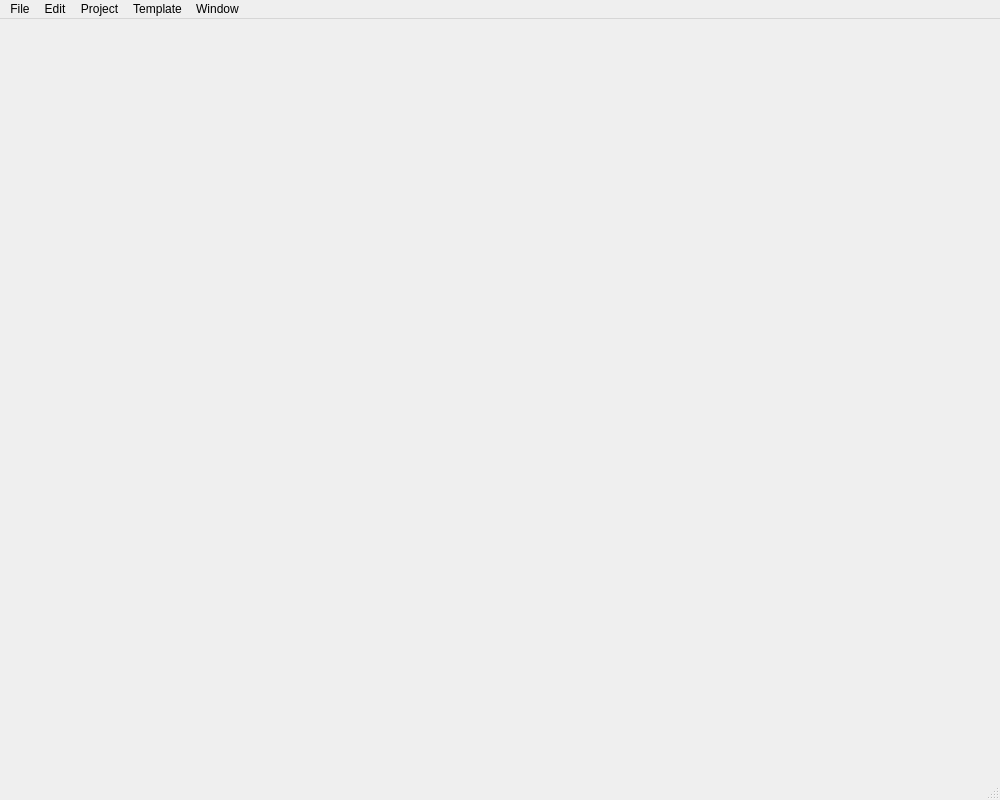
<?xml version="1.0" encoding="UTF-8"?>
<ui version="4.0">
 <class>Mycroft</class>
 <widget class="QMainWindow" name="Mycroft">
  <property name="geometry">
   <rect>
    <x>0</x>
    <y>0</y>
    <width>1000</width>
    <height>800</height>
   </rect>
  </property>
  <property name="minimumSize">
   <size>
    <width>400</width>
    <height>200</height>
   </size>
  </property>
  <property name="windowTitle">
   <string>Mycroft</string>
  </property>
  <widget class="QWidget" name="main_editor">
   <layout class="QVBoxLayout" name="windowlayout">
    <property name="spacing">
     <number>0</number>
    </property>
    <property name="leftMargin">
     <number>0</number>
    </property>
    <property name="topMargin">
     <number>0</number>
    </property>
    <property name="rightMargin">
     <number>0</number>
    </property>
    <property name="bottomMargin">
     <number>0</number>
    </property>
   </layout>
  </widget>
  <widget class="QMenuBar" name="menubar">
   <property name="geometry">
    <rect>
     <x>0</x>
     <y>0</y>
     <width>1000</width>
     <height>23</height>
    </rect>
   </property>
   <widget class="QMenu" name="menu_file">
    <property name="title">
     <string>File</string>
    </property>
    <addaction name="action_file_open"/>
    <addaction name="separator"/>
    <addaction name="action_file_exit"/>
   </widget>
   <widget class="QMenu" name="menu_edit">
    <property name="title">
     <string>Edit</string>
    </property>
    <addaction name="action_undo"/>
    <addaction name="action_redo"/>
    <addaction name="separator"/>
    <addaction name="action_cut"/>
    <addaction name="action_copy"/>
    <addaction name="action_paste"/>
    <addaction name="action_delete"/>
    <addaction name="separator"/>
    <addaction name="action_selectall"/>
   </widget>
   <widget class="QMenu" name="menu_template">
    <property name="title">
     <string>Project</string>
    </property>
    <addaction name="action_open"/>
    <addaction name="actionOpen_2"/>
   </widget>
   <widget class="QMenu" name="menu_tools">
    <property name="title">
     <string>Template</string>
    </property>
    <addaction name="separator"/>
    <addaction name="action_find"/>
   </widget>
   <widget class="QMenu" name="menu_window">
    <property name="title">
     <string>Window</string>
    </property>
   </widget>
   <addaction name="menu_file"/>
   <addaction name="menu_edit"/>
   <addaction name="menu_template"/>
   <addaction name="menu_tools"/>
   <addaction name="menu_window"/>
  </widget>
  <widget class="QStatusBar" name="statusbar"/>
  <action name="action_file_open">
   <property name="text">
    <string>Open File or Project</string>
   </property>
  </action>
  <action name="action_undo">
   <property name="text">
    <string>Undo</string>
   </property>
  </action>
  <action name="action_redo">
   <property name="text">
    <string>Redo</string>
   </property>
  </action>
  <action name="action_cut">
   <property name="text">
    <string>Cut</string>
   </property>
  </action>
  <action name="action_copy">
   <property name="text">
    <string>Copy</string>
   </property>
  </action>
  <action name="action_paste">
   <property name="text">
    <string>Paste</string>
   </property>
  </action>
  <action name="action_delete">
   <property name="text">
    <string>Delete</string>
   </property>
  </action>
  <action name="action_selectall">
   <property name="text">
    <string>Select All</string>
   </property>
  </action>
  <action name="action_open">
   <property name="text">
    <string>New</string>
   </property>
  </action>
  <action name="action_find">
   <property name="text">
    <string>Open...</string>
   </property>
  </action>
  <action name="actionOpen_2">
   <property name="text">
    <string>Open...</string>
   </property>
  </action>
  <action name="action_file_exit">
   <property name="text">
    <string>Exit</string>
   </property>
  </action>
 </widget>
 <layoutdefault spacing="6" margin="11"/>
 <resources/>
 <connections/>
</ui>
